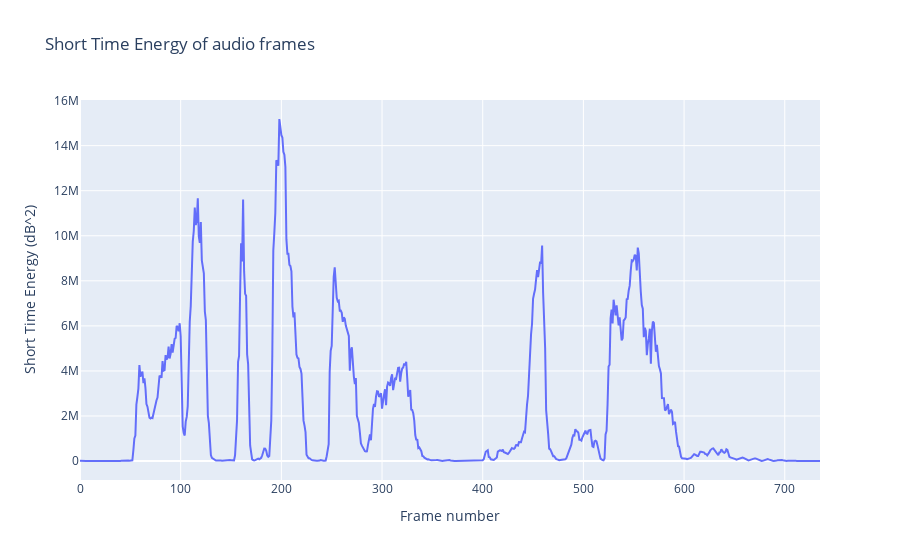

The cell this chart's notebook holds for it:
### Code cell
plot_ste(frames)

### Figure 1 — Plotly figure (JSON) as saved in the notebook; plotly's stock layout.template omitted (floating-point values rounded to 4 significant figures; data arrays with more than 128 entries replaced by an {"elided": "..."} marker saying what was removed)
{"data": [{"mode": "lines", "type": "scatter", "x": {"elided": "736 int values"}, "y": {"elided": "736 float values"}}], "layout": {"title": {"text": "Short Time Energy of audio frames"}, "xaxis": {"anchor": "y", "domain": [0, 1], "title": {"text": "Frame number"}}, "yaxis": {"anchor": "x", "domain": [0, 1], "title": {"text": "Short Time Energy (dB^2)"}}}}
